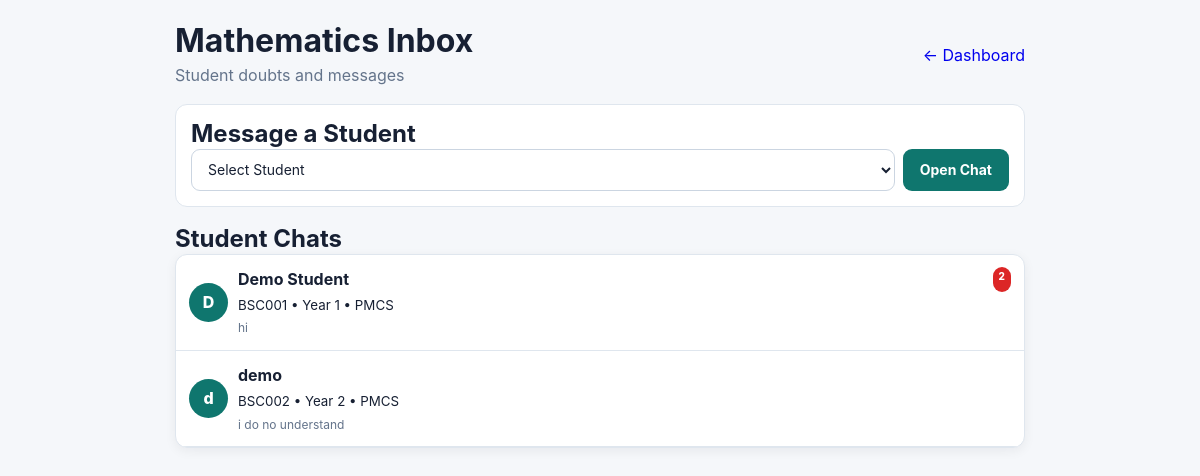
Before: /admin/messages (signed in) with the older database file.
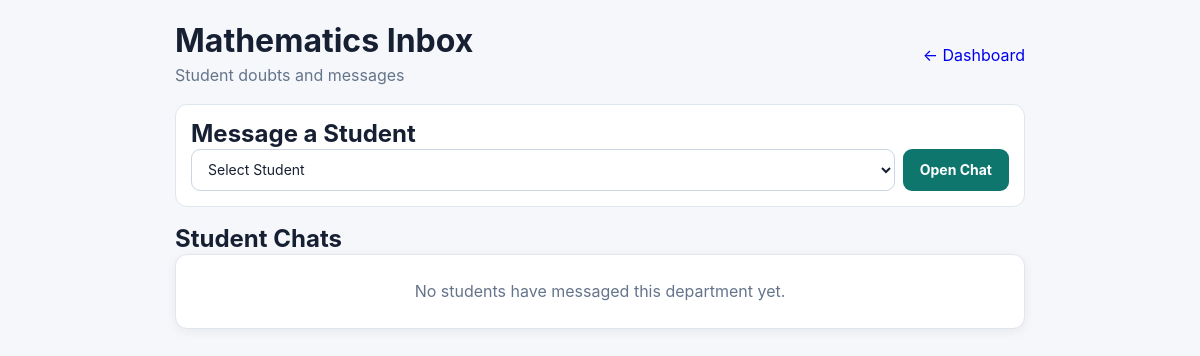
After: the same page with the newer database file.
### tables this page shows
CREATE TABLE conversations (

            conversation_id INTEGER PRIMARY KEY AUTOINCREMENT,

            student_id TEXT NOT NULL,

            department_id INTEGER NOT NULL,

            status TEXT DEFAULT 'open',

            created_at TEXT DEFAULT CURRENT_TIMESTAMP,

            last_message_at TEXT DEFAULT CURRENT_TIMESTAMP,

            UNIQUE(
                student_id,
                department_id
            ),

            FOREIGN KEY (student_id)
            REFERENCES students(student_id),

            FOREIGN KEY (department_id)
            REFERENCES departments(department_id)
        );

CREATE TABLE students (

            student_id TEXT PRIMARY KEY,

            name TEXT NOT NULL,

            email TEXT UNIQUE,

            phone TEXT,

            date_of_birth TEXT,

            address TEXT,

            password TEXT NOT NULL,

            year INTEGER NOT NULL,

            combination_id INTEGER,

            created_at TEXT DEFAULT CURRENT_TIMESTAMP,

            FOREIGN KEY (combination_id)
            REFERENCES combinations(combination_id)
        );

CREATE TABLE combinations (

            combination_id INTEGER PRIMARY KEY AUTOINCREMENT,

            name TEXT UNIQUE NOT NULL,

            description TEXT
        );

### app.py (the view, shortened to what this page needs)
@app.route(
    "/admin/messages",
    methods=[
        "GET",
        "POST"
    ]
)
def department_messages():
    if (
        session.get("user_type")
        != "admin"
    ):
        return redirect(
            url_for("login")
        )
    if (
        session.get("role")
        != "department_admin"
    ):
        return redirect(
            url_for(
                "admin_dashboard"
            )
        )
    department_id = (
        session.get(
            "department_id"
        )
    )
    if not department_id:
        return redirect(
            url_for(
                "admin_dashboard"
            )
        )
    conversations = (
        get_department_conversations(
            department_id
        )
    )
    students = (
        get_students_for_department(
            department_id
        )
    )
    department = get_department(
        department_id
    )
    return render_template(
        "department_messages.html",
        conversations=(
            conversations
        ),
        students=students,
        department=department
    )

### app.py (called while the page is built)
@app.context_processor
def inject_app_name():
    return {
        "app_name": app.config["APP_NAME"]
    }

### database/database.py (called while the page is built)
def connect_database():
    os.makedirs(
        DATA_DIR,
        exist_ok=True
    )
    connection = sqlite3.connect(
        DB_PATH
    )
    connection.row_factory = sqlite3.Row
    connection.execute(
        "PRAGMA foreign_keys = ON"
    )
    return connection

def get_department(department_id):
    connection = connect_database()
    cursor = connection.cursor()
    cursor.execute("""
        SELECT *
        FROM departments
        WHERE department_id = ?
    """, (
        department_id,
    ))
    department = cursor.fetchone()
    connection.close()
    return department

### templates/department_messages.html (shortened to what this page needs)
<!DOCTYPE html>
<html lang="en">
<head>
    <link
        rel="stylesheet"
        href="{{ url_for('static', filename='css/department_messages.css') }}?v=1"
    >
</head>
<body class="message-page-body">
<div class="message-page">
    <div class="message-page-header">
        <div>
            <h1>
                {{ department["name"] }} Inbox
            </h1>
            <p>
                Student doubts and messages
            </p>
        </div>
        <a href="{{ url_for('admin_dashboard') }}">
            ← Dashboard
        </a>
    </div>
    <div class="start-chat-card">
        <h2>
            Message a Student
        </h2>
        <form method="POST">
            <select
                name="student_id"
                required
            >
                <option value="">
                    Select Student
                </option>
            </select>
            <button type="submit">
                Open Chat
            </button>
        </form>
    </div>
    <h2>
        Student Chats
    </h2>
    <div class="conversation-list">
        {% if conversations %}
            {% for conversation in conversations %}
                <a
                    class="conversation-item"
                    href="{{
                        url_for(
                            'department_chat',
                            conversation_id=conversation['conversation_id']
                        )
                    }}"
                >
                    <div class="conversation-avatar">
                        {{ conversation["student_name"][0] }}
                    </div>
                    <div class="conversation-info">
                        <div class="conversation-title">
                            <strong>
                                {{ conversation["student_name"] }}
                            </strong>
                            {% if conversation["unread_count"] > 0 %}
                                <span class="unread-badge">
                                    {{
                                        conversation["unread_count"]
                                    }}
                                </span>
                            {% endif %}
                        </div>
                        <small>
                            {{
                                conversation["student_id"]
                            }}
                            •
                            Year
                            {{
                                conversation["year"]
                            }}
                            •
                            {{
                                conversation["combination_name"]
                            }}
                        </small>
                        <p>
                            {{
                                conversation["last_message"]
                                or
                                "No messages yet"
                            }}
                        </p>
                    </div>
                </a>
            {% endfor %}
        {% else %}
            <div class="empty-chat">
                No students have messaged
                this department yet.
            </div>
        {% endif %}
    </div>
</div>
</body>
</html>

Changed rows visible on the page:
removed conversations: name "D", student_name "Demo Student", unread_count "2", student_id "BSC001", year "1", combination_name "PMCS", conversation "hi"
removed conversations: name "d", student_name "demo", student_id "BSC002", year "2", combination_name "PMCS", conversation "i do no understand"
Other visible differences:
text now shown: "No students have messaged this department yet."
